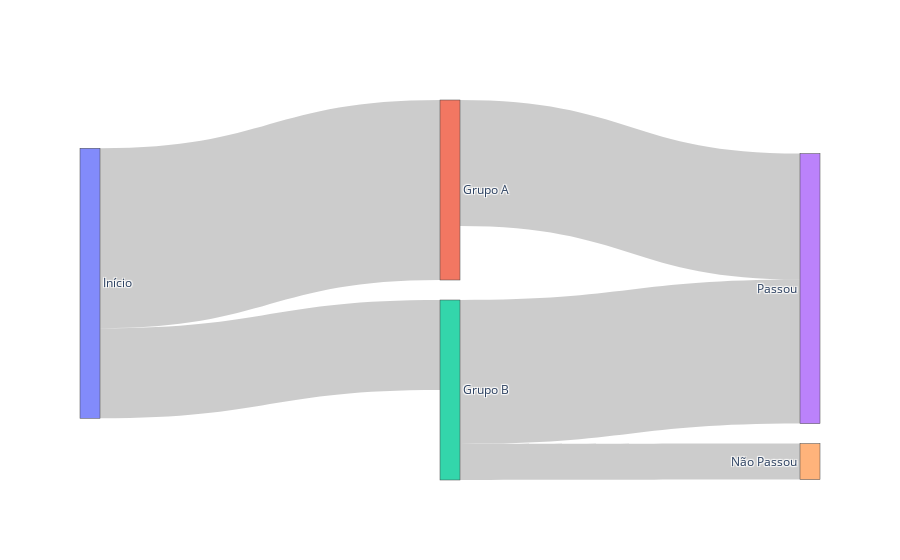

This figure's notebook cell:
### Markdown cell above
# Data Visualization - Gráfico Sankey 

Sankey Charts são gráficos bonitos como o da figura abaixo.

Os nós são as barras verticais, e os links são as ligações entre os nós. É possível controlar praticamente tudo ao gerar o gráfico. Vamos ver alguns exemplos, em Python, biblioteca plotly.graph_objects.

### Code cell
import plotly.graph_objects as go

fig = go.Figure(go.Sankey(
    node=dict(
        label=["Início", "Grupo A", "Grupo B", "Passou", "Não Passou"]
    ),
    link=dict(
        source=[0, 0, 1, 2, 2],
        target=[1, 2, 3, 3, 4],
        value=[100, 50, 70, 80, 20]
    )
))

fig.show()

### Figure 1 — Plotly figure (JSON) as saved in the notebook; plotly's stock layout.template omitted (floating-point values rounded to 4 significant figures)
{"data": [{"link": {"source": [0, 0, 1, 2, 2], "target": [1, 2, 3, 3, 4], "value": [100, 50, 70, 80, 20]}, "node": {"label": ["Início", "Grupo A", "Grupo B", "Passou", "Não Passou"]}, "type": "sankey"}], "layout": {}}
